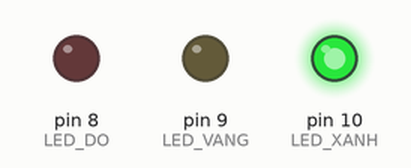
This sketch was run on a simulated Arduino Uno, built with avr-gcc and run on an emulated ATmega328P. Shown: output pins drawn as LEDs (lit = HIGH).

Above: at 1.5 s.
At 3.5 s:
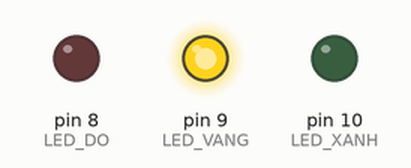
At 5.5 s:
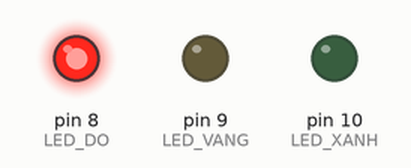
Timing chart, 0 to 9.1 s (numbered marks = the images above):
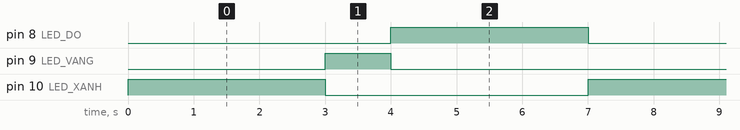

The sketch:

sketch.ino
```cpp
#include <Arduino.h>

const int LED_DO = 8;
const int LED_VANG = 9;
const int LED_XANH = 10;

void setup()
{
    pinMode(LED_DO, OUTPUT);
    pinMode(LED_VANG, OUTPUT);
    pinMode(LED_XANH, OUTPUT);

    digitalWrite(LED_DO, LOW);
    digitalWrite(LED_VANG, LOW);
    digitalWrite(LED_XANH, LOW);
}

void loop()
{
    digitalWrite(LED_XANH, HIGH);
    delay(3000);
    digitalWrite(LED_XANH, LOW);

    digitalWrite(LED_VANG, HIGH);
    delay(1000);
    digitalWrite(LED_VANG, LOW);

    digitalWrite(LED_DO, HIGH);
    delay(3000);
    digitalWrite(LED_DO, LOW);
}
```

Measured:
- by itself, pin 8 (LED_DO), pin 10 (LED_XANH): alternates HIGH for 3.0 s and LOW for 4.0 s
- by itself, pin 9 (LED_VANG): alternates HIGH for 1.0 s and LOW for 6.0 s
- by itself, everything shown: repeats every 7.0 s, in 4 steps
